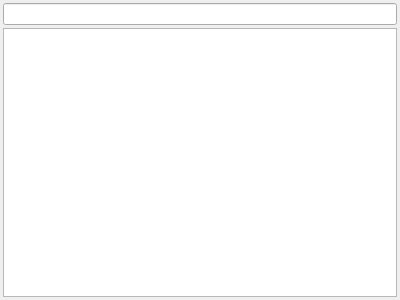
<?xml version="1.0" encoding="UTF-8"?>
<ui version="4.0">
 <class>ShaderGraphEditorToolbox</class>
 <widget class="QWidget" name="ShaderGraphEditorToolbox">
  <property name="geometry">
   <rect>
    <x>0</x>
    <y>0</y>
    <width>400</width>
    <height>300</height>
   </rect>
  </property>
  <property name="windowTitle">
   <string>Form</string>
  </property>
  <layout class="QGridLayout" name="gridLayout">
   <property name="leftMargin">
    <number>3</number>
   </property>
   <property name="topMargin">
    <number>3</number>
   </property>
   <property name="rightMargin">
    <number>3</number>
   </property>
   <property name="bottomMargin">
    <number>3</number>
   </property>
   <property name="spacing">
    <number>3</number>
   </property>
   <item row="0" column="0">
    <widget class="QLineEdit" name="leFilter"/>
   </item>
   <item row="1" column="0">
    <widget class="QTreeView" name="treeView">
     <property name="dragEnabled">
      <bool>true</bool>
     </property>
     <property name="alternatingRowColors">
      <bool>true</bool>
     </property>
     <property name="selectionBehavior">
      <enum>QAbstractItemView::SelectRows</enum>
     </property>
     <property name="allColumnsShowFocus">
      <bool>true</bool>
     </property>
     <attribute name="headerVisible">
      <bool>false</bool>
     </attribute>
    </widget>
   </item>
  </layout>
 </widget>
 <resources/>
 <connections/>
</ui>
